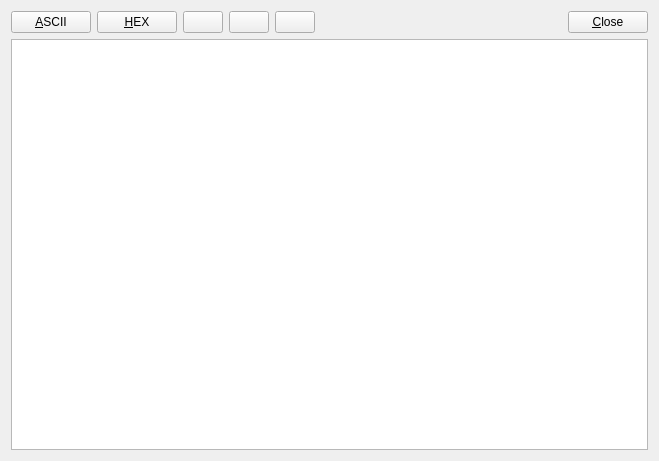
<?xml version="1.0" encoding="UTF-8"?>
<ui version="4.0">
 <class>Console</class>
 <widget class="QWidget" name="Console">
  <property name="geometry">
   <rect>
    <x>0</x>
    <y>0</y>
    <width>659</width>
    <height>461</height>
   </rect>
  </property>
  <property name="windowTitle">
   <string>Console</string>
  </property>
  <layout class="QVBoxLayout" name="verticalLayout">
   <item>
    <widget class="QWidget" name="Panel1" native="true">
     <property name="enabled">
      <bool>true</bool>
     </property>
     <property name="toolTip">
      <string/>
     </property>
     <property name="layoutDirection">
      <enum>Qt::LeftToRight</enum>
     </property>
     <property name="text" stdset="0">
      <string/>
     </property>
     <layout class="QHBoxLayout" name="horizontalLayout">
      <property name="leftMargin">
       <number>0</number>
      </property>
      <property name="topMargin">
       <number>0</number>
      </property>
      <property name="rightMargin">
       <number>0</number>
      </property>
      <property name="bottomMargin">
       <number>0</number>
      </property>
      <item>
       <widget class="QPushButton" name="btnAsc">
        <property name="sizePolicy">
         <sizepolicy hsizetype="Fixed" vsizetype="Fixed">
          <horstretch>0</horstretch>
          <verstretch>0</verstretch>
         </sizepolicy>
        </property>
        <property name="toolTip">
         <string>Ascii View</string>
        </property>
        <property name="text">
         <string>&amp;ASCII</string>
        </property>
        <property name="checkable">
         <bool>true</bool>
        </property>
       </widget>
      </item>
      <item>
       <widget class="QPushButton" name="btnHex">
        <property name="sizePolicy">
         <sizepolicy hsizetype="Fixed" vsizetype="Fixed">
          <horstretch>0</horstretch>
          <verstretch>0</verstretch>
         </sizepolicy>
        </property>
        <property name="toolTip">
         <string>Hex View</string>
        </property>
        <property name="text">
         <string>&amp;HEX</string>
        </property>
        <property name="checkable">
         <bool>true</bool>
        </property>
       </widget>
      </item>
      <item>
       <widget class="QPushButton" name="btnStop">
        <property name="sizePolicy">
         <sizepolicy hsizetype="Fixed" vsizetype="Fixed">
          <horstretch>0</horstretch>
          <verstretch>0</verstretch>
         </sizepolicy>
        </property>
        <property name="toolTip">
         <string>Pause</string>
        </property>
        <property name="text">
         <string/>
        </property>
        <property name="icon">
         <iconset resource="../icon/resources.qrc">
          <normaloff>:/buttons/pause</normaloff>:/buttons/pause</iconset>
        </property>
        <property name="shortcut">
         <string>Ctrl+P</string>
        </property>
        <property name="checkable">
         <bool>true</bool>
        </property>
       </widget>
      </item>
      <item>
       <widget class="QPushButton" name="btnDown">
        <property name="sizePolicy">
         <sizepolicy hsizetype="Fixed" vsizetype="Fixed">
          <horstretch>0</horstretch>
          <verstretch>0</verstretch>
         </sizepolicy>
        </property>
        <property name="toolTip">
         <string>Scroll Down</string>
        </property>
        <property name="text">
         <string/>
        </property>
        <property name="icon">
         <iconset resource="../icon/resources.qrc">
          <normaloff>:/buttons/fitd</normaloff>:/buttons/fitd</iconset>
        </property>
        <property name="shortcut">
         <string>Ctrl+D</string>
        </property>
       </widget>
      </item>
      <item>
       <widget class="QPushButton" name="btnClear">
        <property name="enabled">
         <bool>true</bool>
        </property>
        <property name="sizePolicy">
         <sizepolicy hsizetype="Fixed" vsizetype="Fixed">
          <horstretch>0</horstretch>
          <verstretch>0</verstretch>
         </sizepolicy>
        </property>
        <property name="toolTip">
         <string>Clear messages</string>
        </property>
        <property name="text">
         <string/>
        </property>
        <property name="icon">
         <iconset resource="../icon/resources.qrc">
          <normaloff>:/buttons/del</normaloff>:/buttons/del</iconset>
        </property>
        <property name="shortcut">
         <string>Ctrl+X</string>
        </property>
       </widget>
      </item>
      <item>
       <spacer name="horizontalSpacer">
        <property name="orientation">
         <enum>Qt::Horizontal</enum>
        </property>
        <property name="sizeHint" stdset="0">
         <size>
          <width>40</width>
          <height>20</height>
         </size>
        </property>
       </spacer>
      </item>
      <item>
       <widget class="QPushButton" name="btnClose">
        <property name="toolTip">
         <string/>
        </property>
        <property name="text">
         <string>&amp;Close</string>
        </property>
       </widget>
      </item>
     </layout>
    </widget>
   </item>
   <item>
    <widget class="QPlainTextEdit" name="textEdit">
     <property name="readOnly">
      <bool>true</bool>
     </property>
    </widget>
   </item>
  </layout>
 </widget>
 <resources>
  <include location="../icon/resources.qrc"/>
 </resources>
 <connections/>
</ui>
